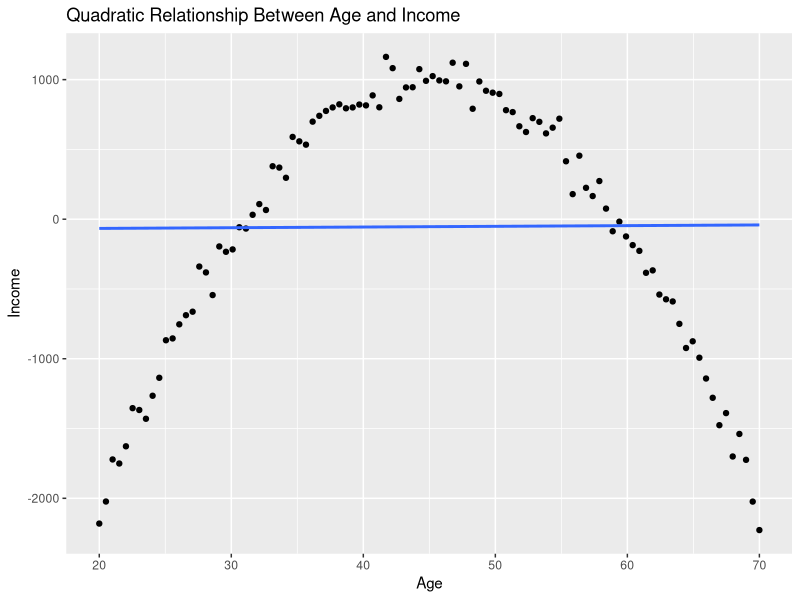
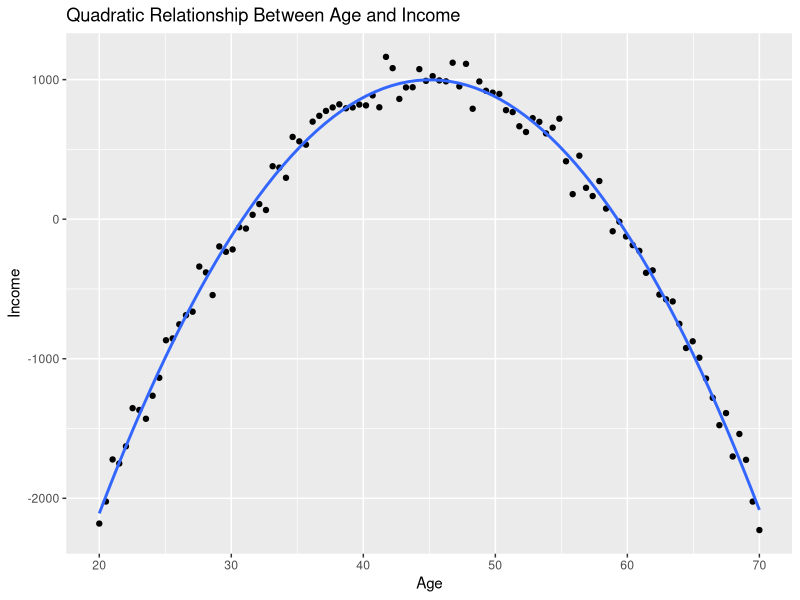
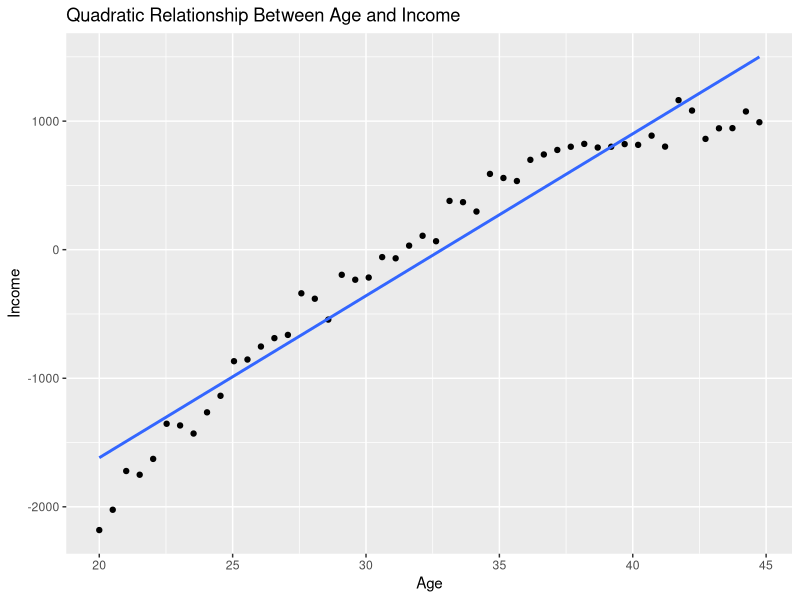
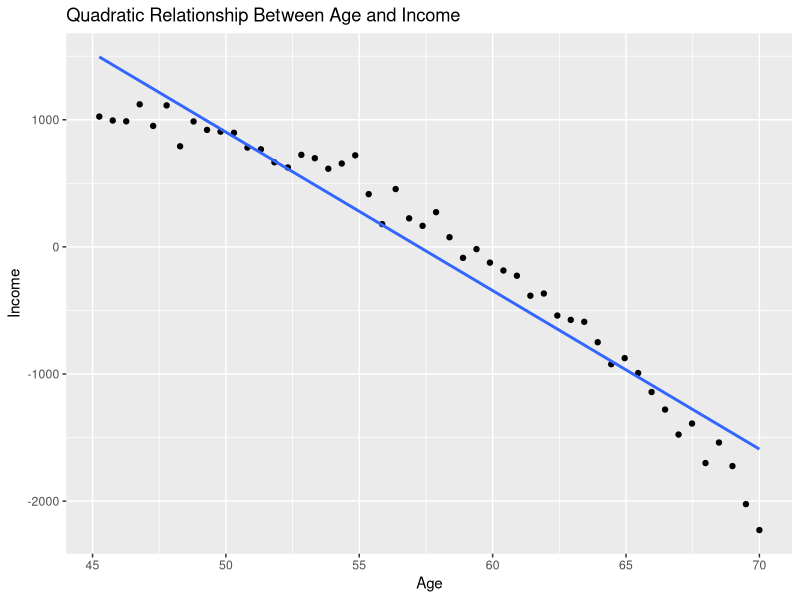

These charts were generated, in order, by the following R code:
## ---- chunk 1
knitr::opts_chunk$set(echo = TRUE)

## ---- chunk 2

# Load required libraries
library(dplyr)
library(ggplot2)

# Create a demo dataset
set.seed(123)
n <- 100  # Number of observations

# Generate age data
age <- seq(20, 70, length.out = n)

# Generate income data with a quadratic relationship to age
income <- 1000 - 5 * (age - 45)^2 + rnorm(n, mean = 0, sd = 100)

# Create the demo dataset
demo_df <- data.frame(age, income)

# lm model 
lm_model <- lm(income ~ age, data = demo_df)
summary(lm_model)


# Center the age variable
demo_df$centered_age <- demo_df$age - mean(demo_df$age)

# Fit a linear regression model with centered age
lm_model_centered <- lm(income ~ centered_age, data = demo_df)

# Summary of the centered model
summary(lm_model_centered)

ggplot(demo_df, aes(x = age, y = income)) +
  geom_point() +
  geom_smooth(method = "lm", formula = y ~ x , se = FALSE) +
  labs(
    title = "Quadratic Relationship Between Age and Income",
    x = "Age",
    y = "Income"
  )

# Fit a quadratic regression model
quad_lm_model <- lm(income ~ age + I(age^2), data = demo_df)

# Summary of the model
summary(quad_lm_model)

# Visualize the relationship
ggplot(demo_df, aes(x = age, y = income)) +
  geom_point() +
  geom_smooth(method = "lm", formula = y ~ x + I(x^2), se = FALSE) +
  labs(
    title = "Quadratic Relationship Between Age and Income",
    x = "Age",
    y = "Income"
  )

## ---- chunk 3

demo_df_l45 <- demo_df %>%
  filter(age < 45)


# Fit a quadratic regression model
lm_l45_model <- lm(income ~ age , data = demo_df_l45)

# Summary of the model
summary(lm_l45_model)

# Visualize the relationship
ggplot(lm_l45_model, aes(x = age, y = income)) +
  geom_point() +
  geom_smooth(method = "lm", formula = y ~ x, se = FALSE) +
  labs(
    title = "Quadratic Relationship Between Age and Income",
    x = "Age",
    y = "Income"
  )

## ---- chunk 4
demo_df_g45 <- demo_df %>%
  filter(age >= 45)


# Fit a quadratic regression model
lm_g45_model <- lm(income ~ age , data = demo_df_g45)

# Summary of the model
summary(lm_g45_model)

# Visualize the relationship
ggplot(lm_g45_model, aes(x = age, y = income)) +
  geom_point() +
  geom_smooth(method = "lm", formula = y ~ x, se = FALSE) +
  labs(
    title = "Quadratic Relationship Between Age and Income",
    x = "Age",
    y = "Income"
  )
